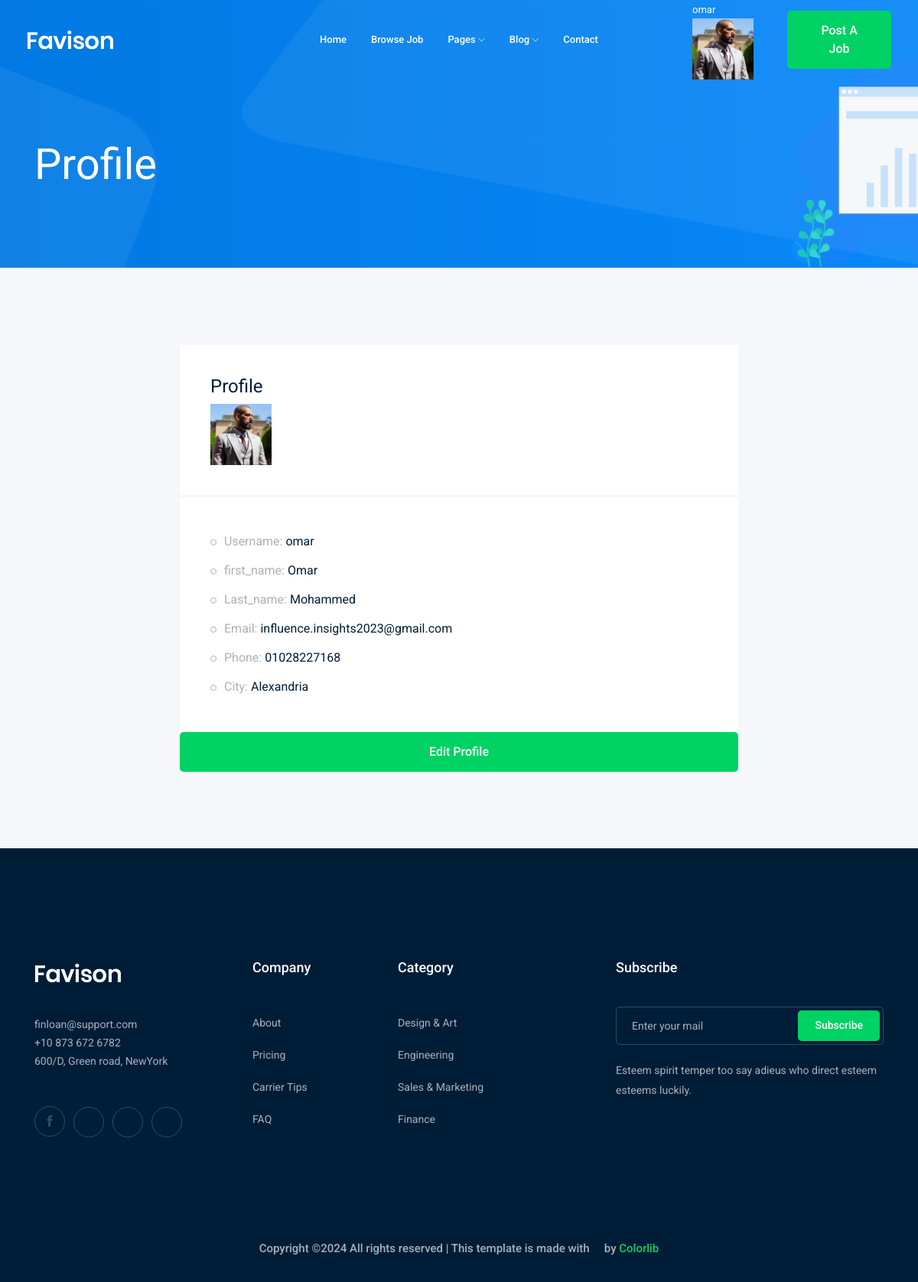
/accounts/profile/ (signed in), run on the app's committed database.
### accounts/models.py (models this page shows)
class Profile(models.Model):
    user = models.OneToOneField(User, on_delete=models.CASCADE)
    phone = models.CharField(max_length=15)
    city = models.ForeignKey("City", on_delete=models.CASCADE,null=True,blank=True)
    image = models.ImageField(upload_to='profile/')
    def __str__(self):
        return str(self.user)

class City(models.Model):
    name = models.CharField(max_length=50)
    def __str__(self):
        return self.name

### accounts/views.py (the view)
# urls.py: path('profile/',views.profile,name='profile'),
def profile(request):
    pro = Profile.objects.get(user = request.user)
    return render(request,'acc/profile.html',{'p':pro})

### accounts/context_processor.py (called while the page is built)
def links(request):
    if request.user.is_authenticated:
        pro_obj = Profile.objects.get(user=request.user)
        pic = pro_obj.image
        return {'pic':pic}
    return {}

### accounts/templates/acc/profile.html
{% extends 'base.html' %}
{% block content %}
    <div class="bradcam_area bradcam_bg_1">
        <div class="container">
            <div class="row">
                <div class="col-xl-12">
                    <div class="bradcam_text">
                        <h3>Profile</h3>
                    </div>
                </div>
            </div>
        </div>
    </div>
    <div class="job_details_area">
        <div class="container">
            <div class="row">
                <div class="col-lg-8 mx-auto">
                    <div class="job_sumary">
                        <div class="summery_header">
                            <h3>Profile</h3>
                            <img src="{{p.image.url}}" alt="" style="width:80px;height:80px;">
                        </div>
                        <div class="job_content">
                            <ul>
                                <li>Username: <span> {{p}}</span></li>
                                <li>first_name: <span>{{p.user.first_name}}</span></li>
                                <li>Last_name: <span>{{p.user.last_name}}</span></li>
                                <li>Email: <span>{{p.user.email}}</span></li>
                                <li>Phone: <span>{{p.phone}}</span></li>
                                <li>City: <span>{{p.city}}</span></li>
                            </ul>
                        </div>
                    </div>
                    <a class="boxed-btn3 w-100" href="{% url 'accounts:profile_edit' %}"> Edit Profile </a>
                </div>
            </div>
        </div>
    </div>
{% endblock content %}

### templates/base.html (shortened to what this page needs)
{% load static %}
<!doctype html>
<html class="no-js" lang="zxx">
<head>
    <link rel="stylesheet" href="{% static 'css/bootstrap.min.css' %}">
    <link rel="stylesheet" href="{% static 'css/owl.carousel.min.css' %}">
    <link rel="stylesheet" href="{% static 'css/magnific-popup.css' %}">
    <link rel="stylesheet" href="{% static 'css/font-awesome.min.css' %}">
    <link rel="stylesheet" href="{% static 'css/themify-icons.css' %}">
    <link rel="stylesheet" href="{% static 'css/nice-select.css' %}">
    <link rel="stylesheet" href="{% static 'css/flaticon.css' %}">
    <link rel="stylesheet" href="{% static 'css/jquery-ui.css' %}">
    <link rel="stylesheet" href="{% static 'css/gijgo.css' %}">
    <link rel="stylesheet" href="{% static 'css/animate.min.css' %}">
    <link rel="stylesheet" href="{% static 'css/slicknav.css' %}">
    <link rel="stylesheet" href="{% static 'css/style.css' %}">
</head>
<body>
    <header>
        <div class="header-area ">
            <div id="sticky-header" class="main-header-area">
                <div class="container-fluid ">
                    <div class="header_bottom_border">
                        <div class="row align-items-center">
                            <div class="col-xl-3 col-lg-2">
                                <div class="logo">
                                    <a href="index.html">
                                        <img src="img/logo.png" alt="">
                                    </a>
                                </div>
                            </div>
                            <div class="col-xl-6 col-lg-7">
                                <div class="main-menu  d-none d-lg-block">
                                    <nav>
                                        <ul id="navigation">
                                            <li><a href="{% url 'home:home' %}">home</a></li>
                                            <li><a href="{% url 'jobs:job_list' %}">Browse Job</a></li>
                                            <li><a href="#">pages <i class="ti-angle-down"></i></a>
                                            </li>
                                            <li><a href="#">blog <i class="ti-angle-down"></i></a>
                                            </li>
                                            <li><a href="contact.html">Contact</a></li>
                                        </ul>
                                    </nav>
                                </div>
                            </div>
                            <div class="col-xl-3 col-lg-3 d-none d-lg-block">
                                <div class="Appointment">
                                    {% if request.user.is_authenticated %}
                                        <div class="phone_num d-none d-xl-block">
                                            <a href="{% url 'accounts:profile' %}">{{request.user.username}}</a>
                                            <img src="{{pic.url}}" alt="" style="width:80px;height:80px;">
                                        </div>
                                    {% else %}
                                        <div class="phone_num d-none d-xl-block">
                                            <a href="{% url 'login' %}">Login</a>
                                        </div>
                                    {% endif %}
                                    <div class="d-none d-lg-block">
                                        <a class="boxed-btn3" href="{% url 'jobs:add_job' %}">Post a Job</a>
                                    </div>
                                </div>
                            </div>
                            <div class="col-12">
                            </div>
                        </div>
                    </div>
                </div>
            </div>
        </div>
    </header>
 {% block content %}
 {% endblock content %}
    <footer class="footer">
        <div class="footer_top">
            <div class="container">
                <div class="row">
                    <div class="col-xl-3 col-md-6 col-lg-3">
                        <div class="footer_widget wow fadeInUp" data-wow-duration="1s" data-wow-delay=".3s">
                            <div class="footer_logo">
                                <a href="#">
                                    <img src="img/logo.png" alt="">
                                </a>
                            </div>
                            <p>
                                finloan@support.com <br>
                                +10 873 672 6782 <br>
                                600/D, Green road, NewYork
                            </p>
                            <div class="socail_links">
                                <ul>
                                    <li>
                                        <a href="#">
                                            <i class="ti-facebook"></i>
                                        </a>
                                    </li>
                                    <li>
                                        <a href="#">
                                            <i class="fa fa-google-plus"></i>
                                        </a>
                                    </li>
                                    <li>
                                        <a href="#">
                                            <i class="fa fa-twitter"></i>
                                        </a>
                                    </li>
                                    <li>
                                        <a href="#">
                                            <i class="fa fa-instagram"></i>
                                        </a>
                                    </li>
                                </ul>
                            </div>
                        </div>
                    </div>
                    <div class="col-xl-2 col-md-6 col-lg-2">
                        <div class="footer_widget wow fadeInUp" data-wow-duration="1.1s" data-wow-delay=".4s">
                            <h3 class="footer_title">
                                Company
                            </h3>
                            <ul>
                                <li><a href="#">About </a></li>
                                <li><a href="#"> Pricing</a></li>
                                <li><a href="#">Carrier Tips</a></li>
                                <li><a href="#">FAQ</a></li>
                            </ul>
                        </div>
                    </div>
                    <div class="col-xl-3 col-md-6 col-lg-3">
                        <div class="footer_widget wow fadeInUp" data-wow-duration="1.2s" data-wow-delay=".5s">
                            <h3 class="footer_title">
                                Category
                            </h3>
                            <ul>
                                <li><a href="#">Design & Art</a></li>
                                <li><a href="#">Engineering</a></li>
                                <li><a href="#">Sales & Marketing</a></li>
                                <li><a href="#">Finance</a></li>
                            </ul>
                        </div>
                    </div>
                    <div class="col-xl-4 col-md-6 col-lg-4">
                        <div class="footer_widget wow fadeInUp" data-wow-duration="1.3s" data-wow-delay=".6s">
                            <h3 class="footer_title">
                                Subscribe
                            </h3>
                            <form action="#" class="newsletter_form">
                                <input type="text" placeholder="Enter your mail">
                                <button type="submit">Subscribe</button>
                            </form>
                            <p class="newsletter_text">Esteem spirit temper too say adieus who direct esteem esteems
                                luckily.</p>
                        </div>
                    </div>
                </div>
            </div>
        </div>
        <div class="copy-right_text wow fadeInUp" data-wow-duration="1.4s" data-wow-delay=".3s">
            <div class="container">
                <div class="row">
                    <div class="col-xl-12">
                        <p class="copy_right text-center">
Copyright &copy;<script>document.write(new Date().getFullYear());</script> All rights reserved | This template is made with <i class="fa fa-heart-o" aria-hidden="true"></i> by <a href="https://colorlib.com" target="_blank">Colorlib</a>
                        </p>
                    </div>
                </div>
            </div>
        </div>
    </footer>
</body>
</html>

### data on the page
Profile: image (picture), user.username "omar", user.first_name "Omar", user.last_name "Mohammed", user.email "influence.insights2023@gmail.com", phone "01028227168", city "Alexandria"

### other printed values
{{ request.user.username }} "omar"
